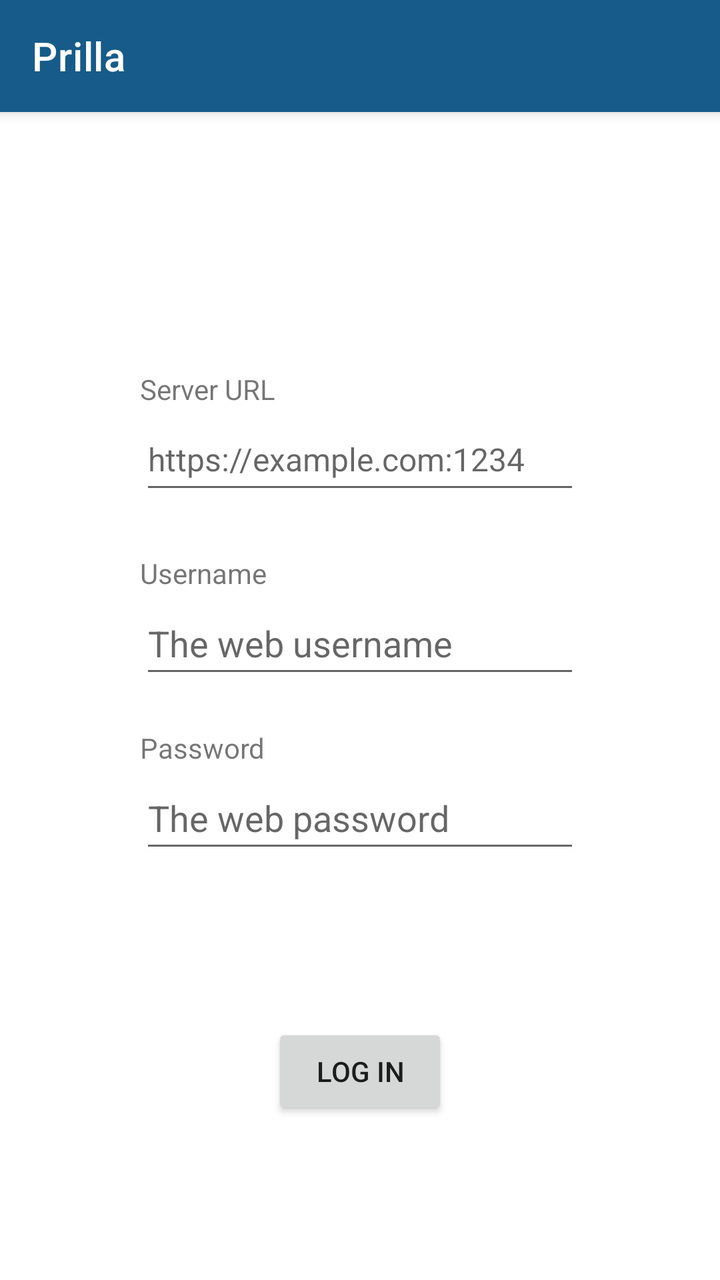
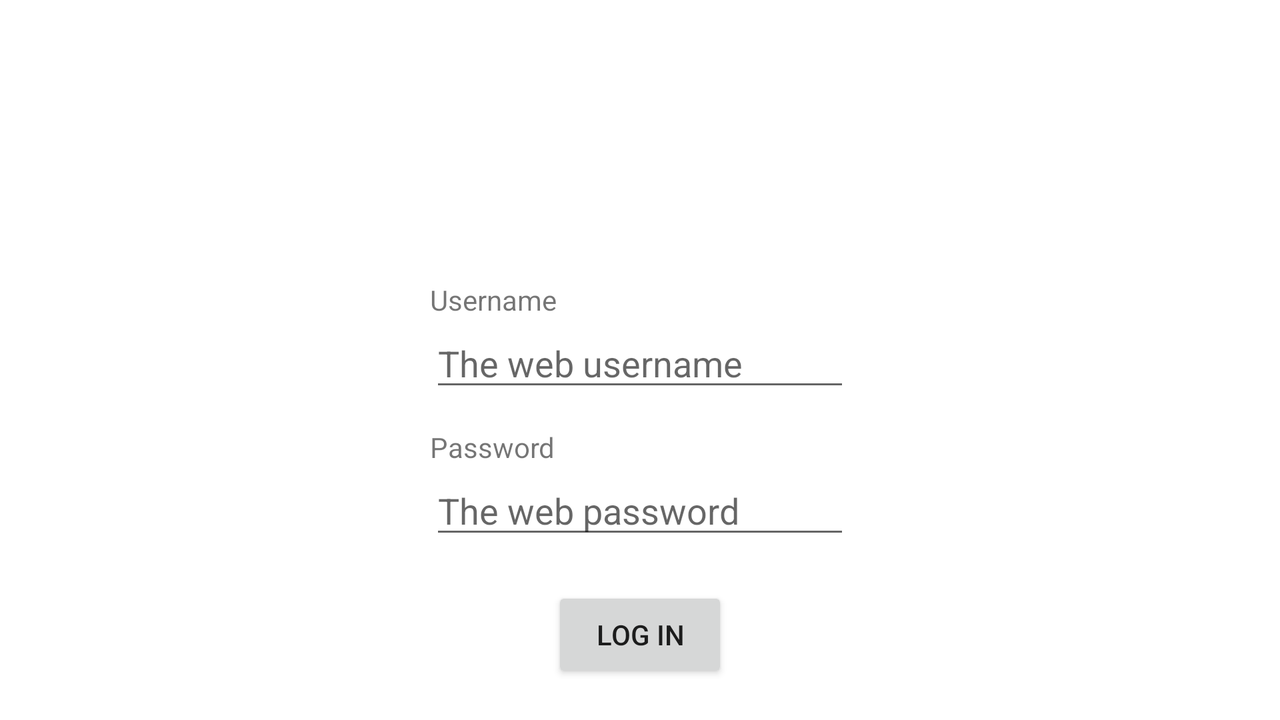

The same Android screen from two of the app's own layout files: first res/layout/ as a phone draws it, then the author's variant for another configuration, drawn on a device whose configuration selects that folder. Both files follow.
<!-- AndroidManifest.xml: application theme Theme.Prilla -->
<!-- res/layout/activity_login.xml -->
<?xml version="1.0" encoding="utf-8"?>
<androidx.coordinatorlayout.widget.CoordinatorLayout xmlns:app="http://schemas.android.com/apk/res-auto"
    android:id="@+id/coordinatorLayout"
    xmlns:tools="http://schemas.android.com/tools"
    xmlns:android="http://schemas.android.com/apk/res/android"
    tools:context=".view.main.implementation.MainActivity"
    android:layout_width="match_parent"
    android:layout_height="match_parent">

    <com.google.android.material.appbar.AppBarLayout
        android:id="@+id/appBarLayout"
        android:layout_width="match_parent"
        android:layout_height="wrap_content"
        >

        <androidx.appcompat.widget.Toolbar
            android:layout_width="match_parent"
            android:layout_height="?attr/actionBarSize"
            android:background="?attr/colorPrimary"
            app:titleTextColor="?attr/colorOnPrimary"
            app:title="@string/app_name">

        </androidx.appcompat.widget.Toolbar>

    </com.google.android.material.appbar.AppBarLayout>

    <androidx.constraintlayout.widget.ConstraintLayout
        android:layout_width="match_parent"
        android:layout_height="match_parent">

        <Button
            android:id="@+id/loginButton"
            android:layout_width="wrap_content"
            android:layout_height="wrap_content"
            android:text="@string/login_button_text"
            app:layout_constraintBottom_toBottomOf="parent"
            app:layout_constraintEnd_toEndOf="parent"
            app:layout_constraintStart_toStartOf="parent"
            app:layout_constraintTop_toBottomOf="@+id/passwordField" />

        <TextView
            android:id="@+id/passwordLabel"
            android:layout_width="wrap_content"
            android:layout_height="wrap_content"
            android:text="@string/password_label"
            app:layout_constraintBottom_toTopOf="@+id/passwordField"
            app:layout_constraintStart_toStartOf="@+id/passwordField" />

        <TextView
            android:id="@+id/usernameLabel"
            android:layout_width="wrap_content"
            android:layout_height="wrap_content"
            android:text="@string/username_label"
            app:layout_constraintBottom_toTopOf="@+id/usernameField"
            app:layout_constraintStart_toStartOf="@+id/usernameField" />

        <TextView
            android:id="@+id/serverLabel"
            android:layout_width="wrap_content"
            android:layout_height="wrap_content"
            android:text="@string/server_label"
            app:layout_constraintBottom_toTopOf="@+id/serverField"
            app:layout_constraintStart_toStartOf="@+id/serverField" />

        <EditText
            android:id="@+id/usernameField"
            android:layout_width="220dp"
            android:layout_height="48dp"
            android:autofillHints=""
            android:ems="10"
            android:hint="@string/username_hint"
            android:inputType="textPersonName"
            app:layout_constraintBottom_toBottomOf="parent"
            app:layout_constraintEnd_toEndOf="parent"
            app:layout_constraintHorizontal_bias="0.5"
            app:layout_constraintStart_toEndOf="@+id/usernameLabel"
            app:layout_constraintStart_toStartOf="parent"
            app:layout_constraintTop_toTopOf="parent" />

        <EditText
            android:id="@+id/passwordField"
            android:layout_width="220dp"
            android:layout_height="48dp"
            android:layout_marginTop="128dp"
            android:autofillHints=""
            android:ems="10"
            android:hint="@string/password_hint"
            android:inputType="textPassword"
            app:layout_constraintBottom_toBottomOf="parent"
            app:layout_constraintEnd_toEndOf="parent"
            app:layout_constraintStart_toStartOf="parent"
            app:layout_constraintTop_toTopOf="parent"
            app:layout_constraintVertical_bias="0.55" />

        <ProgressBar
            android:id="@+id/loginProgressBar"
            style="?android:attr/progressBarStyle"
            android:layout_width="wrap_content"
            android:layout_height="wrap_content"
            android:visibility="gone"
            app:layout_constraintBottom_toBottomOf="parent"
            app:layout_constraintEnd_toEndOf="parent"
            app:layout_constraintStart_toStartOf="parent"
            app:layout_constraintTop_toBottomOf="@+id/passwordField" />

        <EditText
            android:id="@+id/serverField"
            android:layout_width="220dp"
            android:layout_height="48dp"
            android:layout_marginBottom="184dp"
            android:ems="10"
            android:hint="@string/server_hint"
            android:importantForAutofill="no"
            android:inputType="textPersonName"
            android:textSize="16sp"
            app:layout_constraintBottom_toBottomOf="parent"
            app:layout_constraintEnd_toEndOf="parent"
            app:layout_constraintStart_toStartOf="parent"
            app:layout_constraintTop_toTopOf="parent" />

    </androidx.constraintlayout.widget.ConstraintLayout>

</androidx.coordinatorlayout.widget.CoordinatorLayout>
<!-- resources referenced by this layout -->
<resources>
  <string name="app_name">Prilla</string>
  <string name="login_button_text">Log in</string>
  <string name="password_hint">The web password</string>
  <string name="password_label">Password</string>
  <string name="server_hint">https://example.com:1234</string>
  <string name="server_label">Server URL</string>
  <string name="username_hint">The web username</string>
  <string name="username_label">Username</string>
  <style name="Theme.Prilla" parent="Theme.MaterialComponents.DayNight.NoActionBar">
          
          <item name="colorPrimary">@color/blue</item>
          <item name="colorPrimaryVariant">@color/blueLight</item>
          <item name="colorOnPrimary">@color/white</item>
          
          <item name="colorSecondary">@color/green</item>
          <item name="colorSecondaryVariant">@color/greenLight</item>
          <item name="colorOnSecondary">@color/black</item>
          
          <item name="android:statusBarColor">?attr/colorPrimaryVariant</item>
          
      </style>
  <color name="blue">#165b89</color>
  <color name="blueLight">#4f85a8</color>
  <color name="white">#FFFFFFFF</color>
  <color name="green">#70a288</color>
  <color name="greenLight">#a0d3b8</color>
  <color name="black">#FF000000</color>
</resources>
<!-- res/layout-land/activity_login.xml (the author's variant of the layout above) -->
<!-- drawn on the phone turned sideways -->
<?xml version="1.0" encoding="utf-8"?>
<androidx.constraintlayout.widget.ConstraintLayout xmlns:android="http://schemas.android.com/apk/res/android"
    xmlns:app="http://schemas.android.com/apk/res-auto"
    xmlns:tools="http://schemas.android.com/tools"
    android:layout_width="match_parent"
    android:layout_height="match_parent"
    tools:context=".LoginActivity">

    <androidx.constraintlayout.widget.ConstraintLayout
        android:layout_width="match_parent"
        android:layout_height="match_parent"
        tools:layout_editor_absoluteX="0dp"
        tools:layout_editor_absoluteY="-16dp">

        <Button
            android:id="@+id/loginButton"
            android:layout_width="wrap_content"
            android:layout_height="wrap_content"
            android:onClick="onLoginPressed"
            android:text="@string/login_button_text"
            app:layout_constraintBottom_toBottomOf="parent"
            app:layout_constraintEnd_toEndOf="parent"
            app:layout_constraintStart_toStartOf="parent"
            app:layout_constraintTop_toBottomOf="@+id/passwordField" />

        <TextView
            android:id="@+id/passwordLabel"
            android:layout_width="wrap_content"
            android:layout_height="wrap_content"
            android:text="@string/password_label"
            app:layout_constraintBottom_toTopOf="@+id/passwordField"
            app:layout_constraintStart_toStartOf="@+id/passwordField" />

        <TextView
            android:id="@+id/usernameLabel"
            android:layout_width="wrap_content"
            android:layout_height="wrap_content"
            android:text="@string/username_label"
            app:layout_constraintBottom_toTopOf="@+id/usernameField"
            app:layout_constraintStart_toStartOf="@+id/usernameField" />

        <EditText
            android:id="@+id/usernameField"
            android:layout_width="wrap_content"
            android:layout_height="wrap_content"
            android:autofillHints=""
            android:ems="10"
            android:hint="@string/username_hint"
            android:inputType="textPersonName"
            app:layout_constraintBottom_toBottomOf="parent"
            app:layout_constraintEnd_toEndOf="parent"
            app:layout_constraintHorizontal_bias="0.5"
            app:layout_constraintStart_toEndOf="@+id/usernameLabel"
            app:layout_constraintStart_toStartOf="parent"
            app:layout_constraintTop_toTopOf="parent" />

        <EditText
            android:id="@+id/passwordField"
            android:layout_width="wrap_content"
            android:layout_height="wrap_content"
            android:layout_marginTop="128dp"
            android:autofillHints=""
            android:ems="10"
            android:hint="@string/password_hint"
            android:inputType="textPassword"
            app:layout_constraintBottom_toBottomOf="parent"
            app:layout_constraintEnd_toEndOf="parent"
            app:layout_constraintStart_toStartOf="parent"
            app:layout_constraintTop_toTopOf="parent"
            app:layout_constraintVertical_bias="0.55" />

    </androidx.constraintlayout.widget.ConstraintLayout>

</androidx.constraintlayout.widget.ConstraintLayout>
<!-- resources referenced by the variant -->
<!-- as the phone turned sideways resolves them -->
<resources>
  <string name="login_button_text">Log in</string>
  <string name="password_hint">The web password</string>
  <string name="password_label">Password</string>
  <string name="username_hint">The web username</string>
  <string name="username_label">Username</string>
  <style name="Theme.Prilla" parent="Theme.MaterialComponents.DayNight.NoActionBar">
          
          <item name="colorPrimary">@color/blue</item>
          <item name="colorPrimaryVariant">@color/blueLight</item>
          <item name="colorOnPrimary">@color/white</item>
          
          <item name="colorSecondary">@color/green</item>
          <item name="colorSecondaryVariant">@color/greenLight</item>
          <item name="colorOnSecondary">@color/black</item>
          
          <item name="android:statusBarColor">?attr/colorPrimaryVariant</item>
          
      </style>
  <color name="blue">#165b89</color>
  <color name="blueLight">#4f85a8</color>
  <color name="white">#FFFFFFFF</color>
  <color name="green">#70a288</color>
  <color name="greenLight">#a0d3b8</color>
  <color name="black">#FF000000</color>
</resources>
